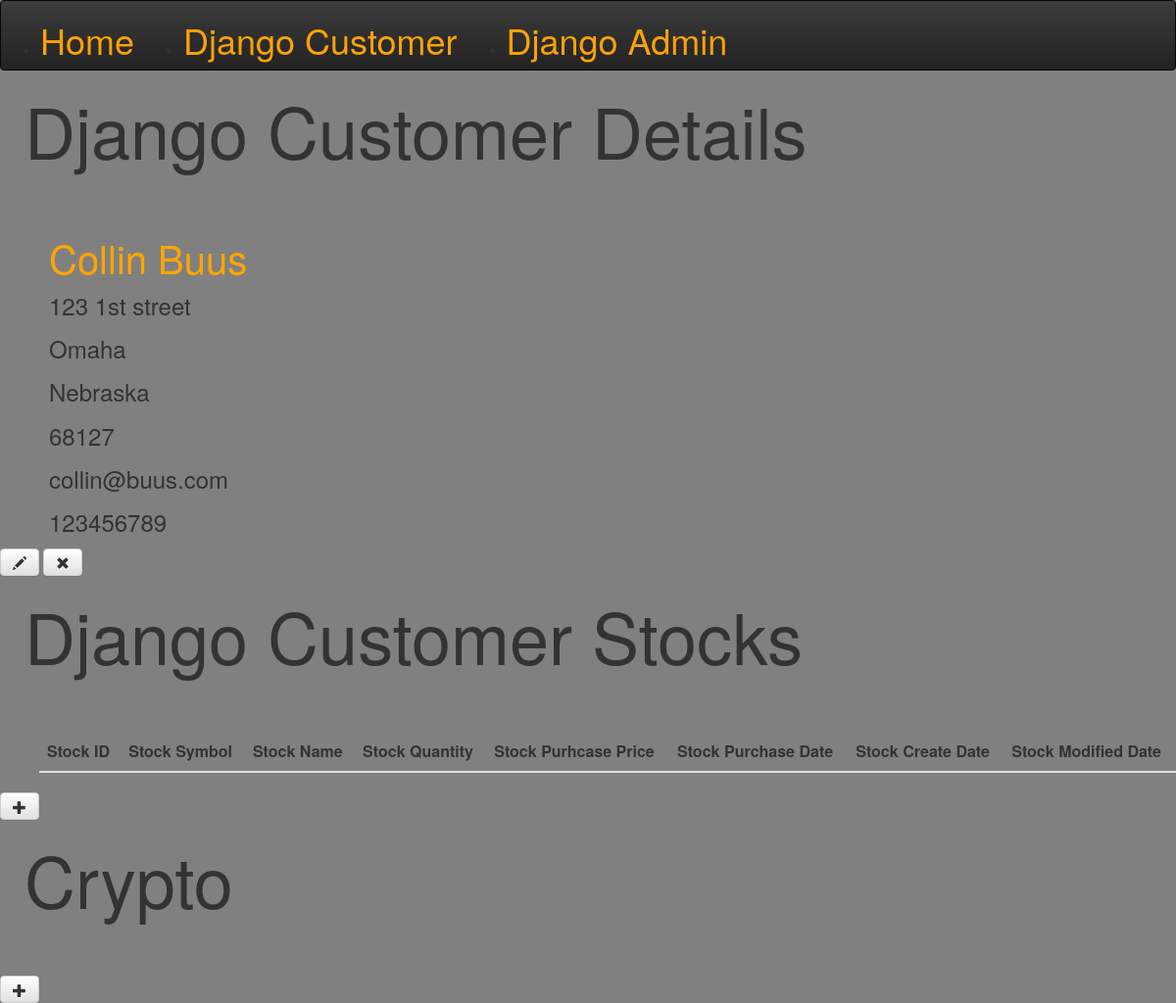
Page /customer/19/ on the earlier database version.
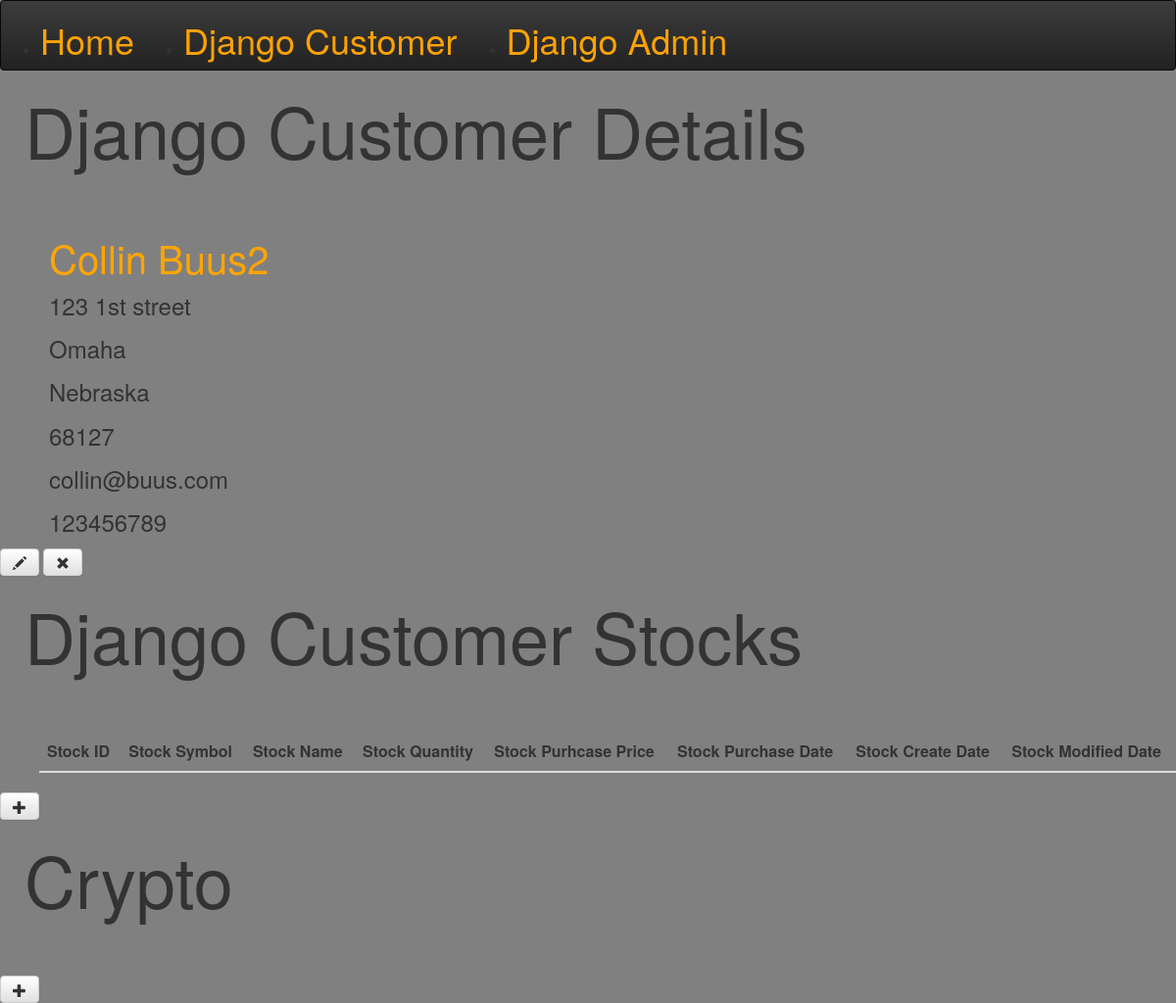
Same page on the later database version.
### financial/models.py (models this page shows, shortened)
class Customer(models.Model):
    customer_ID = models.AutoField(primary_key=True)
    customer_Name = models.CharField(max_length=200)
    customer_StreetAddress =models.CharField(max_length=200)
    customer_City = models.CharField(max_length=200)
    customer_State = models.CharField(max_length=200)
    customer_ZIP = models.CharField(max_length=200)
    customer_Email = models.CharField(max_length=200)
    customer_Phone = models.CharField(max_length=200)
    customer_Created_Date = models.DateTimeField(
                default=timezone.now)
    customer_Modified_Date = models.DateTimeField(
                blank=True, null=True)

### financial/views.py (the view)
# urls.py: url(r'^customer/(?P<pk>\d+)/$', views.customer_details, name='customer_details'),
def customer_details(request, pk):
    customer = get_object_or_404(Customer, pk=pk)
    return render(request, 'financial/customer_details.html', {'customer': customer})

### financial/templates/financial/customer_details.html (shortened to what this page needs)
{% extends 'financial/base.html' %}
{% block content %}
<div class="financial">
  <h1 id="title">Django Customer Details</h1>
  <h2 id="customer">{{ customer.customer_Name }}</h2>
  <p>{{ customer.customer_StreetAddress|linebreaksbr }}</p>
  <p>{{ customer.customer_City|linebreaksbr }}</p>
  <p>{{ customer.customer_State|linebreaksbr }}</p>
  <p>{{ customer.customer_ZIP|linebreaksbr }}</p>
  <p>{{ customer.customer_Email|linebreaksbr }}</p>
  <p>{{ customer.customer_Phone|linebreaksbr }}</p>
  <a class="btn btn-default" href="{% url 'customer_edit' pk=customer.pk %}"><span class="glyphicon glyphicon-pencil"></span></a>
  <a class="btn btn-default" href="{% url 'customer_delete' pk=customer.pk %}"><span class="glyphicon glyphicon-remove"></span></a>
  <h1 id="title">Django Customer Stocks</h1>
  <ul>
      <table class="table">
        <thead>
          <tr>
            <th scope="col">Stock ID</th>
            <th scope="col">Stock Symbol</th>
            <th scope="col">Stock Name</th>
            <th scope="col">Stock Quantity</th>
            <th scope="col">Stock Purhcase Price</th>
            <th scope="col">Stock Purchase Date</th>
            <th scope="col">Stock Create Date</th>
            <th scope="col">Stock Modified Date</th>
          </tr>
        </thead>
      </table>
  </ul>
  <a class="btn btn-default" href="{% url 'stock_new' %}"><span class="glyphicon glyphicon-plus"></span></a>
  <h1 id="title">Crypto</h1>
  <a class="btn btn-default" href="#"><span class="glyphicon glyphicon-plus"></span></a>
</div>
{% endblock %}

Differences in the rows shown:
changed Customer "123 1st street": customer_Name "Collin Buus" → "Collin Buus2"
